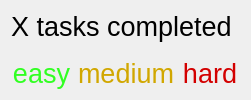
           <widget class="QWidget" name="activity" native="true">
            <property name="font">
             <font>
              <pointsize>20</pointsize>
             </font>
            </property>
            <layout class="QVBoxLayout" name="activity_map_layout" stretch="1,4,0">
             <item>
              <widget class="QLabel" name="activity_label">
               <property name="font">
                <font>
                 <pointsize>20</pointsize>
                </font>
               </property>
               <property name="text">
                <string>X tasks completed </string>
               </property>
              </widget>
             </item>
             <item>
              <widget class="QWidget" name="activity_map" native="true">
               <property name="font">
                <font>
                 <pointsize>20</pointsize>
                </font>
               </property>
              </widget>
             </item>
             <item>
              <layout class="QHBoxLayout" name="diffs_layout">
               <item>
                <widget class="QLabel" name="easy_label">
                 <property name="font">
                  <font>
                   <pointsize>20</pointsize>
                  </font>
                 </property>
                 <property name="styleSheet">
                  <string notr="true">color: rgb(49, 255, 34);</string>
                 </property>
                 <property name="text">
                  <string>easy</string>
                 </property>
                 <property name="alignment">
                  <set>Qt::AlignmentFlag::AlignCenter</set>
                 </property>
                </widget>
               </item>
               <item>
                <widget class="QLabel" name="medium_label">
                 <property name="font">
                  <font>
                   <pointsize>20</pointsize>
                  </font>
                 </property>
                 <property name="styleSheet">
                  <string notr="true">color: rgb(209, 167, 0);</string>
                 </property>
                 <property name="text">
                  <string>medium</string>
                 </property>
                 <property name="alignment">
                  <set>Qt::AlignmentFlag::AlignCenter</set>
                 </property>
                </widget>
               </item>
               <item>
                <widget class="QLabel" name="hard_label">
                 <property name="font">
                  <font>
                   <pointsize>20</pointsize>
                  </font>
                 </property>
                 <property name="styleSheet">
                  <string notr="true">color: rgb(211, 0, 0);</string>
                 </property>
                 <property name="text">
                  <string>hard</string>
                 </property>
                 <property name="alignment">
                  <set>Qt::AlignmentFlag::AlignCenter</set>
                 </property>
                </widget>
               </item>
              </layout>
             </item>
            </layout>
           </widget>
